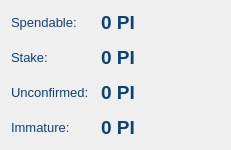
   <widget class="QWidget" name="layoutWidget">
    <property name="geometry">
     <rect>
      <x>460</x>
      <y>50</y>
      <width>231</width>
      <height>138</height>
     </rect>
    </property>
    <property name="sizePolicy">
     <sizepolicy hsizetype="Fixed" vsizetype="Fixed">
      <horstretch>0</horstretch>
      <verstretch>0</verstretch>
     </sizepolicy>
    </property>
    <layout class="QFormLayout" name="formLayout_2">
     <property name="fieldGrowthPolicy">
      <enum>QFormLayout::AllNonFixedFieldsGrow</enum>
     </property>
     <property name="horizontalSpacing">
      <number>12</number>
     </property>
     <property name="verticalSpacing">
      <number>12</number>
     </property>
     <item row="0" column="0">
      <widget class="QLabel" name="label">
       <property name="palette">
        <palette>
         <active>
          <colorrole role="WindowText">
           <brush brushstyle="SolidPattern">
            <color alpha="255">
             <red>13</red>
             <green>66</green>
             <blue>115</blue>
            </color>
           </brush>
          </colorrole>
          <colorrole role="Text">
           <brush brushstyle="SolidPattern">
            <color alpha="255">
             <red>13</red>
             <green>66</green>
             <blue>115</blue>
            </color>
           </brush>
          </colorrole>
         </active>
         <inactive>
          <colorrole role="WindowText">
           <brush brushstyle="SolidPattern">
            <color alpha="255">
             <red>13</red>
             <green>66</green>
             <blue>115</blue>
            </color>
           </brush>
          </colorrole>
          <colorrole role="Text">
           <brush brushstyle="SolidPattern">
            <color alpha="255">
             <red>13</red>
             <green>66</green>
             <blue>115</blue>
            </color>
           </brush>
          </colorrole>
         </inactive>
         <disabled>
          <colorrole role="WindowText">
           <brush brushstyle="SolidPattern">
            <color alpha="255">
             <red>120</red>
             <green>120</green>
             <blue>120</blue>
            </color>
           </brush>
          </colorrole>
          <colorrole role="Text">
           <brush brushstyle="SolidPattern">
            <color alpha="255">
             <red>120</red>
             <green>120</green>
             <blue>120</blue>
            </color>
           </brush>
          </colorrole>
         </disabled>
        </palette>
       </property>
       <property name="font">
        <font>
         <pointsize>10</pointsize>
        </font>
       </property>
       <property name="text">
        <string>Spendable:</string>
       </property>
      </widget>
     </item>
     <item row="0" column="1">
      <widget class="QLabel" name="labelBalance">
       <property name="palette">
        <palette>
         <active>
          <colorrole role="WindowText">
           <brush brushstyle="SolidPattern">
            <color alpha="255">
             <red>13</red>
             <green>66</green>
             <blue>115</blue>
            </color>
           </brush>
          </colorrole>
          <colorrole role="Text">
           <brush brushstyle="SolidPattern">
            <color alpha="255">
             <red>13</red>
             <green>66</green>
             <blue>115</blue>
            </color>
           </brush>
          </colorrole>
         </active>
         <inactive>
          <colorrole role="WindowText">
           <brush brushstyle="SolidPattern">
            <color alpha="255">
             <red>13</red>
             <green>66</green>
             <blue>115</blue>
            </color>
           </brush>
          </colorrole>
          <colorrole role="Text">
           <brush brushstyle="SolidPattern">
            <color alpha="255">
             <red>13</red>
             <green>66</green>
             <blue>115</blue>
            </color>
           </brush>
          </colorrole>
         </inactive>
         <disabled>
          <colorrole role="WindowText">
           <brush brushstyle="SolidPattern">
            <color alpha="255">
             <red>120</red>
             <green>120</green>
             <blue>120</blue>
            </color>
           </brush>
          </colorrole>
          <colorrole role="Text">
           <brush brushstyle="SolidPattern">
            <color alpha="255">
             <red>120</red>
             <green>120</green>
             <blue>120</blue>
            </color>
           </brush>
          </colorrole>
         </disabled>
        </palette>
       </property>
       <property name="font">
        <font>
         <pointsize>14</pointsize>
         <weight>75</weight>
         <bold>true</bold>
        </font>
       </property>
       <property name="cursor">
        <cursorShape>IBeamCursor</cursorShape>
       </property>
       <property name="toolTip">
        <string>Your current spendable balance</string>
       </property>
       <property name="text">
        <string notr="true">0 PI</string>
       </property>
       <property name="textInteractionFlags">
        <set>Qt::LinksAccessibleByMouse|Qt::TextSelectableByKeyboard|Qt::TextSelectableByMouse</set>
       </property>
      </widget>
     </item>
     <item row="1" column="0">
      <widget class="QLabel" name="label_6">
       <property name="palette">
        <palette>
         <active>
          <colorrole role="WindowText">
           <brush brushstyle="SolidPattern">
            <color alpha="255">
             <red>13</red>
             <green>66</green>
             <blue>115</blue>
            </color>
           </brush>
          </colorrole>
          <colorrole role="Text">
           <brush brushstyle="SolidPattern">
            <color alpha="255">
             <red>13</red>
             <green>66</green>
             <blue>115</blue>
            </color>
           </brush>
          </colorrole>
         </active>
         <inactive>
          <colorrole role="WindowText">
           <brush brushstyle="SolidPattern">
            <color alpha="255">
             <red>13</red>
             <green>66</green>
             <blue>115</blue>
            </color>
           </brush>
          </colorrole>
          <colorrole role="Text">
           <brush brushstyle="SolidPattern">
            <color alpha="255">
             <red>13</red>
             <green>66</green>
             <blue>115</blue>
            </color>
           </brush>
          </colorrole>
         </inactive>
         <disabled>
          <colorrole role="WindowText">
           <brush brushstyle="SolidPattern">
            <color alpha="255">
             <red>120</red>
             <green>120</green>
             <blue>120</blue>
            </color>
           </brush>
          </colorrole>
          <colorrole role="Text">
           <brush brushstyle="SolidPattern">
            <color alpha="255">
             <red>120</red>
             <green>120</green>
             <blue>120</blue>
            </color>
           </brush>
          </colorrole>
         </disabled>
        </palette>
       </property>
       <property name="font">
        <font>
         <pointsize>10</pointsize>
        </font>
       </property>
       <property name="text">
        <string>Stake:</string>
       </property>
      </widget>
     </item>
     <item row="1" column="1">
      <widget class="QLabel" name="labelStake">
       <property name="palette">
        <palette>
         <active>
          <colorrole role="WindowText">
           <brush brushstyle="SolidPattern">
            <color alpha="255">
             <red>13</red>
             <green>66</green>
             <blue>115</blue>
            </color>
           </brush>
          </colorrole>
          <colorrole role="Text">
           <brush brushstyle="SolidPattern">
            <color alpha="255">
             <red>13</red>
             <green>66</green>
             <blue>115</blue>
            </color>
           </brush>
          </colorrole>
         </active>
         <inactive>
          <colorrole role="WindowText">
           <brush brushstyle="SolidPattern">
            <color alpha="255">
             <red>13</red>
             <green>66</green>
             <blue>115</blue>
            </color>
           </brush>
          </colorrole>
          <colorrole role="Text">
           <brush brushstyle="SolidPattern">
            <color alpha="255">
             <red>13</red>
             <green>66</green>
             <blue>115</blue>
            </color>
           </brush>
          </colorrole>
         </inactive>
         <disabled>
          <colorrole role="WindowText">
           <brush brushstyle="SolidPattern">
            <color alpha="255">
             <red>120</red>
             <green>120</green>
             <blue>120</blue>
            </color>
           </brush>
          </colorrole>
          <colorrole role="Text">
           <brush brushstyle="SolidPattern">
            <color alpha="255">
             <red>120</red>
             <green>120</green>
             <blue>120</blue>
            </color>
           </brush>
          </colorrole>
         </disabled>
        </palette>
       </property>
       <property name="font">
        <font>
         <pointsize>14</pointsize>
         <weight>75</weight>
         <bold>true</bold>
        </font>
       </property>
       <property name="cursor">
        <cursorShape>IBeamCursor</cursorShape>
       </property>
       <property name="toolTip">
        <string>Total of coins that was staked, and do not yet count toward the current balance</string>
       </property>
       <property name="text">
        <string notr="true">0 PI</string>
       </property>
       <property name="textInteractionFlags">
        <set>Qt::LinksAccessibleByMouse|Qt::TextSelectableByKeyboard|Qt::TextSelectableByMouse</set>
       </property>
      </widget>
     </item>
     <item row="2" column="0">
      <widget class="QLabel" name="label_3">
       <property name="palette">
        <palette>
         <active>
          <colorrole role="WindowText">
           <brush brushstyle="SolidPattern">
            <color alpha="255">
             <red>13</red>
             <green>66</green>
             <blue>115</blue>
            </color>
           </brush>
          </colorrole>
          <colorrole role="Text">
           <brush brushstyle="SolidPattern">
            <color alpha="255">
             <red>13</red>
             <green>66</green>
             <blue>115</blue>
            </color>
           </brush>
          </colorrole>
         </active>
         <inactive>
          <colorrole role="WindowText">
           <brush brushstyle="SolidPattern">
            <color alpha="255">
             <red>13</red>
             <green>66</green>
             <blue>115</blue>
            </color>
           </brush>
          </colorrole>
          <colorrole role="Text">
           <brush brushstyle="SolidPattern">
            <color alpha="255">
             <red>13</red>
             <green>66</green>
             <blue>115</blue>
            </color>
           </brush>
          </colorrole>
         </inactive>
         <disabled>
          <colorrole role="WindowText">
           <brush brushstyle="SolidPattern">
            <color alpha="255">
             <red>120</red>
             <green>120</green>
             <blue>120</blue>
            </color>
           </brush>
          </colorrole>
          <colorrole role="Text">
           <brush brushstyle="SolidPattern">
            <color alpha="255">
             <red>120</red>
             <green>120</green>
             <blue>120</blue>
            </color>
           </brush>
          </colorrole>
         </disabled>
        </palette>
       </property>
       <property name="font">
        <font>
         <pointsize>10</pointsize>
        </font>
       </property>
       <property name="text">
        <string>Unconfirmed:</string>
       </property>
      </widget>
     </item>
     <item row="2" column="1">
      <widget class="QLabel" name="labelUnconfirmed">
       <property name="palette">
        <palette>
         <active>
          <colorrole role="WindowText">
           <brush brushstyle="SolidPattern">
            <color alpha="255">
             <red>13</red>
             <green>66</green>
             <blue>115</blue>
            </color>
           </brush>
          </colorrole>
          <colorrole role="Text">
           <brush brushstyle="SolidPattern">
            <color alpha="255">
             <red>13</red>
             <green>66</green>
             <blue>115</blue>
            </color>
           </brush>
          </colorrole>
         </active>
         <inactive>
          <colorrole role="WindowText">
           <brush brushstyle="SolidPattern">
            <color alpha="255">
             <red>13</red>
             <green>66</green>
             <blue>115</blue>
            </color>
           </brush>
          </colorrole>
          <colorrole role="Text">
           <brush brushstyle="SolidPattern">
            <color alpha="255">
             <red>13</red>
             <green>66</green>
             <blue>115</blue>
            </color>
           </brush>
          </colorrole>
         </inactive>
         <disabled>
          <colorrole role="WindowText">
           <brush brushstyle="SolidPattern">
            <color alpha="255">
             <red>120</red>
             <green>120</green>
             <blue>120</blue>
            </color>
           </brush>
          </colorrole>
          <colorrole role="Text">
           <brush brushstyle="SolidPattern">
            <color alpha="255">
             <red>120</red>
             <green>120</green>
             <blue>120</blue>
            </color>
           </brush>
          </colorrole>
         </disabled>
        </palette>
       </property>
       <property name="font">
        <font>
         <pointsize>14</pointsize>
         <weight>75</weight>
         <bold>true</bold>
        </font>
       </property>
       <property name="cursor">
        <cursorShape>IBeamCursor</cursorShape>
       </property>
       <property name="toolTip">
        <string>Total of transactions that have yet to be confirmed, and do not yet count toward the current balance</string>
       </property>
       <property name="text">
        <string notr="true">0 PI</string>
       </property>
       <property name="textInteractionFlags">
        <set>Qt::LinksAccessibleByMouse|Qt::TextSelectableByKeyboard|Qt::TextSelectableByMouse</set>
       </property>
      </widget>
     </item>
     <item row="3" column="0">
      <widget class="QLabel" name="labelImmatureText">
       <property name="palette">
        <palette>
         <active>
          <colorrole role="WindowText">
           <brush brushstyle="SolidPattern">
            <color alpha="255">
             <red>13</red>
             <green>66</green>
             <blue>115</blue>
            </color>
           </brush>
          </colorrole>
          <colorrole role="Text">
           <brush brushstyle="SolidPattern">
            <color alpha="255">
             <red>13</red>
             <green>66</green>
             <blue>115</blue>
            </color>
           </brush>
          </colorrole>
         </active>
         <inactive>
          <colorrole role="WindowText">
           <brush brushstyle="SolidPattern">
            <color alpha="255">
             <red>13</red>
             <green>66</green>
             <blue>115</blue>
            </color>
           </brush>
          </colorrole>
          <colorrole role="Text">
           <brush brushstyle="SolidPattern">
            <color alpha="255">
             <red>13</red>
             <green>66</green>
             <blue>115</blue>
            </color>
           </brush>
          </colorrole>
         </inactive>
         <disabled>
          <colorrole role="WindowText">
           <brush brushstyle="SolidPattern">
            <color alpha="255">
             <red>120</red>
             <green>120</green>
             <blue>120</blue>
            </color>
           </brush>
          </colorrole>
          <colorrole role="Text">
           <brush brushstyle="SolidPattern">
            <color alpha="255">
             <red>120</red>
             <green>120</green>
             <blue>120</blue>
            </color>
           </brush>
          </colorrole>
         </disabled>
        </palette>
       </property>
       <property name="font">
        <font>
         <pointsize>10</pointsize>
        </font>
       </property>
       <property name="text">
        <string>Immature:</string>
       </property>
      </widget>
     </item>
     <item row="3" column="1">
      <widget class="QLabel" name="labelImmature">
       <property name="palette">
        <palette>
         <active>
          <colorrole role="WindowText">
           <brush brushstyle="SolidPattern">
            <color alpha="255">
             <red>13</red>
             <green>66</green>
             <blue>115</blue>
            </color>
           </brush>
          </colorrole>
          <colorrole role="Text">
           <brush brushstyle="SolidPattern">
            <color alpha="255">
             <red>13</red>
             <green>66</green>
             <blue>115</blue>
            </color>
           </brush>
          </colorrole>
         </active>
         <inactive>
          <colorrole role="WindowText">
           <brush brushstyle="SolidPattern">
            <color alpha="255">
             <red>13</red>
             <green>66</green>
             <blue>115</blue>
            </color>
           </brush>
          </colorrole>
          <colorrole role="Text">
           <brush brushstyle="SolidPattern">
            <color alpha="255">
             <red>13</red>
             <green>66</green>
             <blue>115</blue>
            </color>
           </brush>
          </colorrole>
         </inactive>
         <disabled>
          <colorrole role="WindowText">
           <brush brushstyle="SolidPattern">
            <color alpha="255">
             <red>120</red>
             <green>120</green>
             <blue>120</blue>
            </color>
           </brush>
          </colorrole>
          <colorrole role="Text">
           <brush brushstyle="SolidPattern">
            <color alpha="255">
             <red>120</red>
             <green>120</green>
             <blue>120</blue>
            </color>
           </brush>
          </colorrole>
         </disabled>
        </palette>
       </property>
       <property name="font">
        <font>
         <pointsize>14</pointsize>
         <weight>75</weight>
         <bold>true</bold>
        </font>
       </property>
       <property name="toolTip">
        <string>Mined balance that has not yet matured</string>
       </property>
       <property name="text">
        <string notr="true">0 PI</string>
       </property>
       <property name="textInteractionFlags">
        <set>Qt::LinksAccessibleByMouse|Qt::TextSelectableByKeyboard|Qt::TextSelectableByMouse</set>
       </property>
      </widget>
     </item>
    </layout>
   </widget>
